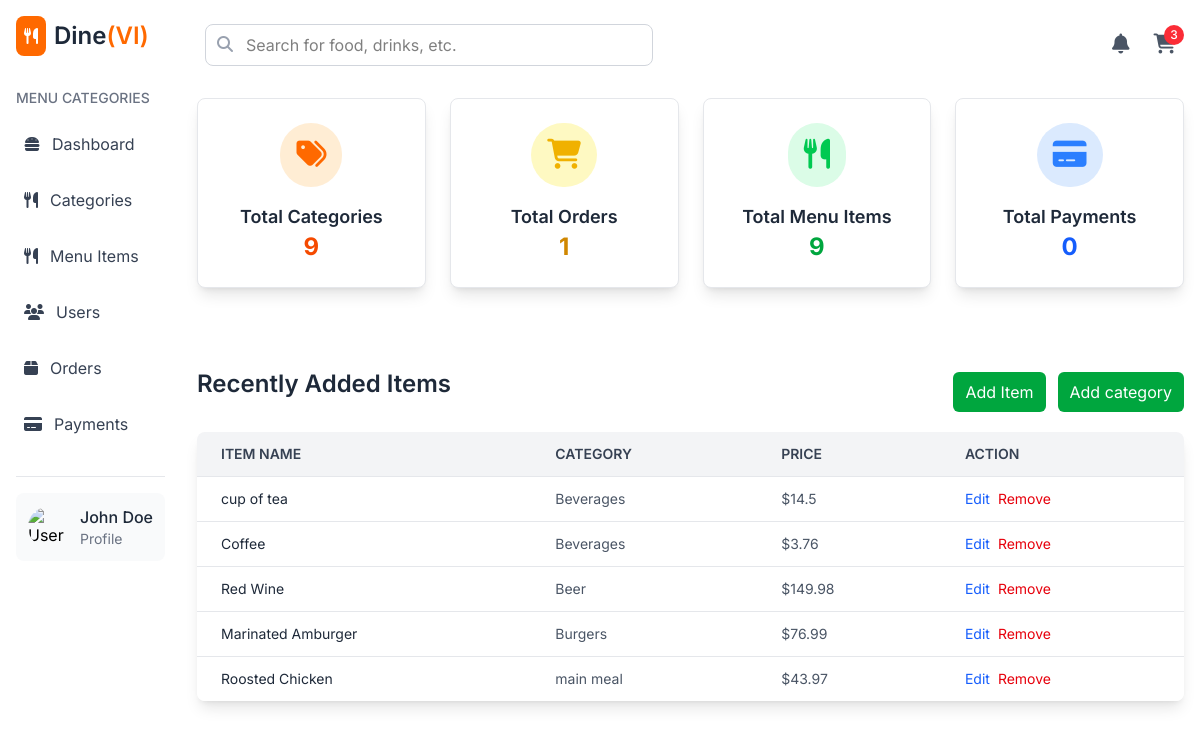
Page /dashboard on the earlier database version.
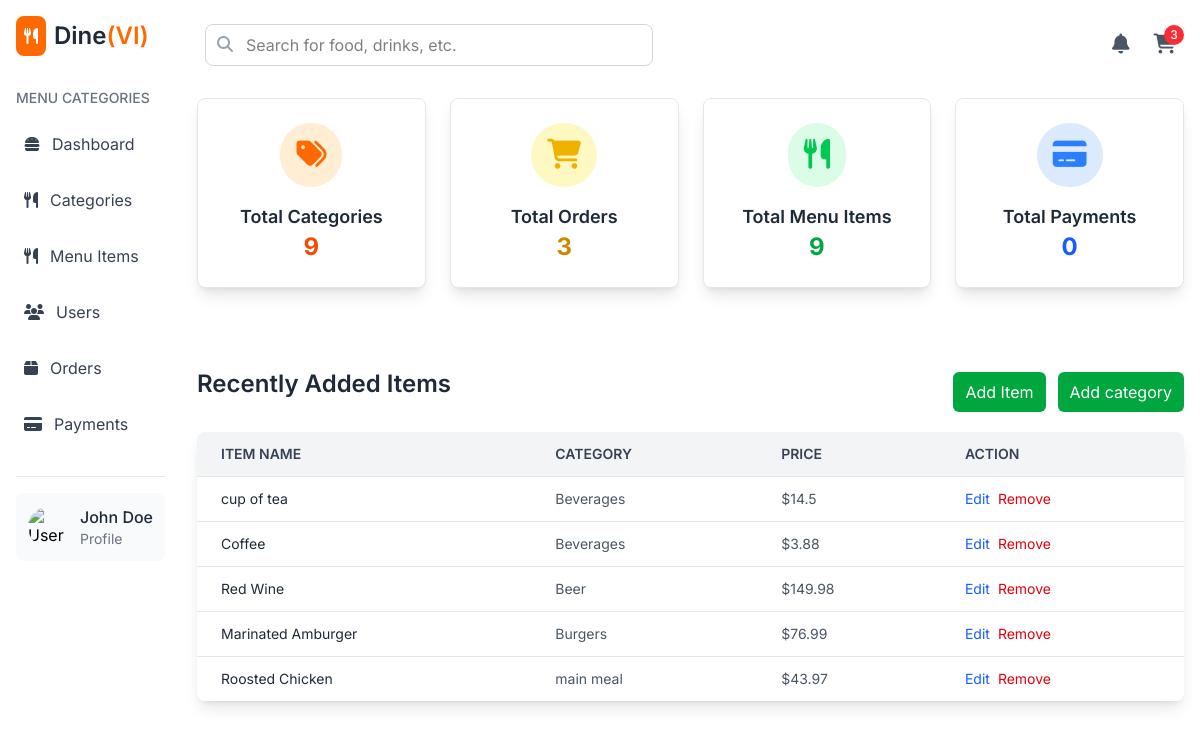
Same page on the later database version.
### app.py (models this page shows, shortened)
class MenuItem(db.Model):
    item_id = db.Column(db.Integer, primary_key=True)
    name = db.Column(db.String(100), nullable=False)
    description = db.Column(db.Text)
    price = db.Column(db.Float, nullable=False)
    image_url = db.Column(db.String(255))
    category_id = db.Column(db.Integer, db.ForeignKey('category.category_id'), nullable=False)
    category = db.relationship('Category', back_populates='menu_items', lazy=True)

class Category(db.Model):
    category_id = db.Column(db.Integer, primary_key=True)
    name = db.Column(db.String(50), nullable=False, unique=True)
    image_url = db.Column(db.String(255))  # Add image column
    menu_items = db.relationship('MenuItem', back_populates='category', lazy=True)

### app.py (the view)
@app.route('/dashboard')
def admin_dashboard():
    total_categories = Category.query.count()
    total_orders = Order.query.count()
    total_menu_items = MenuItem.query.count()
    total_payments = Payment.query.count()
    recent_items = MenuItem.query.order_by(desc(MenuItem.item_id)).limit(5).all()
    return render_template('admin/dashboard.html',
                           total_categories=total_categories,
                           total_orders=total_orders,
                           total_menu_items=total_menu_items,
                           total_payments=total_payments,
                           recent_items=recent_items)

### templates/admin/dashboard.html
{% extends "admin/admin_layout.html" %}
{% block admin_content %}
<div class="grid grid-cols-1 sm:grid-cols-2 md:grid-cols-3 lg:grid-cols-4 gap-6 mb-8">
    <div
        class="border border-gray-200 bg-white p-6 rounded-lg shadow-lg flex flex-col items-center justify-between hover:scale-105 transform transition-all">
        <div class="bg-orange-100 p-4 rounded-full">
            <i class="fas fa-tags text-orange-500 text-3xl"></i>
        </div>
        <h3 class="text-lg font-semibold text-gray-800 mt-4">Total Categories</h3>
        <p class="text-2xl font-bold text-orange-600">{{ total_categories }}</p>
    </div>
    <div
        class="border border-gray-200 bg-white p-6 rounded-lg shadow-lg flex flex-col items-center justify-between hover:scale-105 transform transition-all">
        <div class="bg-yellow-100 p-4 rounded-full">
            <i class="fas fa-shopping-cart text-yellow-500 text-3xl"></i>
        </div>
        <h3 class="text-lg font-semibold text-gray-800 mt-4">Total Orders</h3>
        <p class="text-2xl font-bold text-yellow-600">{{ total_orders }}</p>
    </div>
    <div
        class="border border-gray-200 bg-white p-6 rounded-lg shadow-lg flex flex-col items-center justify-between hover:scale-105 transform transition-all">
        <div class="bg-green-100 p-4 rounded-full">
            <i class="fas fa-utensils text-green-500 text-3xl"></i>
        </div>
        <h3 class="text-lg font-semibold text-gray-800 mt-4">Total Menu Items</h3>
        <p class="text-2xl font-bold text-green-600">{{ total_menu_items }}</p>
    </div>
    <div
        class="border border-gray-200 bg-white p-6 rounded-lg shadow-lg flex flex-col items-center justify-between hover:scale-105 transform transition-all">
        <div class="bg-blue-100 p-4 rounded-full">
            <i class="fas fa-credit-card text-blue-500 text-3xl"></i>
        </div>
        <h3 class="text-lg font-semibold text-gray-800 mt-4">Total Payments</h3>
        <p class="text-2xl font-bold text-blue-600">{{ total_payments }}</p>
    </div>
</div>
<div class="mt-8">
    <div class="flex justify-between items-center py-4">
        <h2 class="text-2xl font-semibold text-gray-800 mb-4">Recently Added Items</h2>
        <div class="flex items-center space-x-3">
            <a href="{{ url_for('add_menu_item') }}" class="px-3 py-2 bg-green-600 text-white rounded-md">Add
                Item</a>
            <a href="{{ url_for('add_category') }}" class="px-3 py-2 bg-green-600 text-white rounded-md">Add
                category</a>
        </div>
    </div>
    <div class="overflow-x-auto shadow-lg rounded-lg">
        <table class="min-w-full bg-white">
            <thead class="bg-gray-100">
                <tr>
                    <th class="px-6 py-3 text-left text-sm font-semibold text-gray-700 uppercase">Item Name</th>
                    <th class="px-6 py-3 text-left text-sm font-semibold text-gray-700 uppercase">Category</th>
                    <th class="px-6 py-3 text-left text-sm font-semibold text-gray-700 uppercase">Price</th>
                    <th class="px-6 py-3 text-left text-sm font-semibold text-gray-700 uppercase">Action</th>
                </tr>
            </thead>
            <tbody>
                {% for item in recent_items %}
                <tr class="border-t border-gray-200 hover:bg-gray-50">
                    <td class="px-6 py-3 text-sm text-gray-800">{{ item.name }}</td>
                    <td class="px-6 py-3 text-sm text-gray-600">{{ item.category.name }}</td>
                    <td class="px-6 py-3 text-sm text-gray-600">${{ item.price }}</td>
                    <td class="px-6 py-3 flex text-sm text-gray-600">
                        <a href="{{ url_for('edit_menu_item', item_id=item.item_id) }}"
                            class="text-blue-600 hover:underline">Edit</a>
                        <form method="POST" onsubmit="return confirm('Are you sure you want to remove this item?');"
                            action="{{ url_for('remove_menu_item', item_id=item.item_id) }}"
                            class="text-red-600 hover:underline ml-2 hover:text-red-800">
                            <button type="submit"> Remove</button>
                        </form>
                    </td>
                </tr>
                {% endfor %}
            </tbody>
        </table>
    </div>
</div>
{% endblock %}

### templates/admin/admin_layout.html (shortened to what this page needs)
{% extends "base.html" %}
{% block content %}
<div class="app flex flex-col md:flex-row min-h-screen bg-gray-100">
    <aside class="hidden lg:block shrink-0 w-auto bg-white shadow-lg md:min-h-screen p-4">
        <div class="flex items-center mb-8">
            <div class="bg-orange-500 text-white p-2 rounded-lg mr-2">
                <i class="fas fa-utensils"></i>
            </div>
            <h1 class="text-2xl font-semibold text-gray-800">Dine<span class="text-orange-500">(VI)</span></h1>
        </div>
        <div class="mb-8">
            <h2 class="text-gray-500 text-sm font-medium mb-4">MENU CATEGORIES</h2>
            <ul class="space-y-4">
                <a href="{{ url_for('admin_dashboard') }}"
                    class="flex space-x-2 items-center p-2 rounded-lg text-gray-700 hover:bg-gray-100">
                    <i class="fas fa-hamburger mr-3"></i>
                    <span>Dashboard</span>
                </a>
                <a href="{{ url_for('view_categories') }}"
                    class="flex space-x-2 items-center p-2 rounded-lg text-gray-700 hover:bg-gray-100">
                    <i class="fas fa-utensils mr-3"></i>
                    <span>Categories</span>
                </a>
                <a href="{{ url_for('view_menu_items') }}"
                    class="flex space-x-2 items-center p-2 rounded-lg text-gray-700 hover:bg-gray-100">
                    <i class="fas fa-utensils mr-3"></i>
                    <span>Menu Items</span>
                </a>
                <a href="#" class="flex space-x-2 items-center p-2 rounded-lg text-gray-700 hover:bg-gray-100">
                    <i class="fas fa-users mr-3"></i>
                    <span>Users</span>
                </a>
                <a href="#" class="flex space-x-2 items-center p-2 rounded-lg text-gray-700 hover:bg-gray-100">
                    <i class="fas fa-box mr-3"></i>
                    <span>Orders</span>
                </a>
                <a href="#" class="flex space-x-2 items-center p-2 rounded-lg text-gray-700 hover:bg-gray-100">
                    <i class="fas fa-credit-card mr-3"></i>
                    <span>Payments</span>
                </a>
            </ul>
        </div>
        <div class="pt-4 border-t border-gray-200">
            <div class="flex items-center p-3 bg-gray-50 rounded-lg">
                <img src="https://www.svgrepo.com/show/384674/account-avatar-profile-user-11.svg" alt="User Profile"
                    class="w-10 h-10 rounded-full mr-3" />
                <div>
                    <h3 class="font-medium text-gray-800">John Doe</h3>
                    <p class="text-sm text-gray-500">Profile</p>
                </div>
            </div>
        </div>
    </aside>
    <main class="flex-grow h-screen flex-1 flex flex-col bg-white p-4">
        <nav class="flex space-x-4 items-center justify-between mb-6 p-2">
            <div class="relative flex-1 max-w-md">
                <input type="text" placeholder="Search for food, drinks, etc."
                    class="w-full p-2 pl-10 rounded-lg border border-gray-300 focus:outline-none focus:ring-2 focus:ring-orange-500 focus:border-transparent" />
                <i class="fas fa-search absolute left-3 top-3 text-gray-400"></i>
            </div>
            <div class="flex items-center space-x-6">
                <button class="text-gray-600 hover:text-gray-800">
                    <i class="fas fa-bell text-xl"></i>
                </button>
                <div class="relative">
                    <button class="text-gray-600 hover:text-gray-800">
                        <i class="fas fa-shopping-cart text-xl"></i>
                    </button>
                    <span
                        class="absolute top-[-8px] right-[-8px] bg-red-500 text-white rounded-full w-5 h-5 flex items-center justify-center text-xs font-medium">3</span>
                </div>
            </div>
        </nav>
        {% block admin_content %}{% endblock %}
    </main>
</div>
{% endblock %}

### templates/base.html (shortened to what this page needs)
<!DOCTYPE html>
<html lang="en">
<head>
    <script src="https://cdn.jsdelivr.net/npm/@tailwindcss/browser@4"></script>
    <link rel="stylesheet" href="https://cdnjs.cloudflare.com/ajax/libs/font-awesome/6.7.2/css/all.min.css">
</head>
<body class="font-[Inter]">
    {% block content %}{% endblock %}
</body>
</html>

Differences in the rows shown:
changed MenuItem "Coffee": price "3.76" → "3.88"
Other differences:
{{ total_orders }}: "1" → "3"
